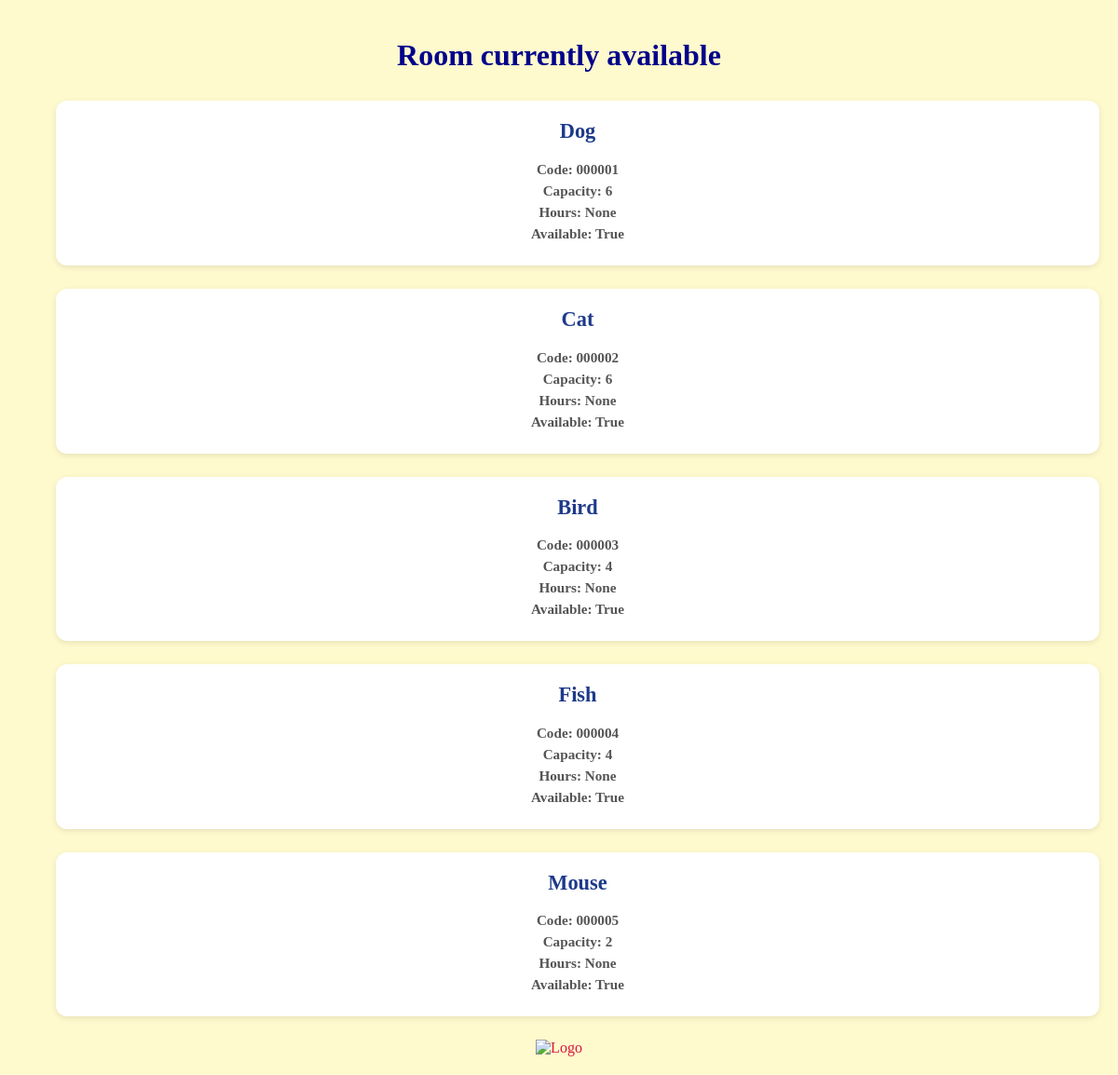
The page / on the database its author committed.
### classroom/models.py (models this page shows, shortened)
class RoomData(models.Model):
    room_code = models.CharField(max_length=6)
    room_name = models.CharField(max_length=10)
    room_capacity = models.IntegerField()
    room_hour = models.IntegerField()
    room_available = models.BooleanField()

### classroom/views.py (the view)
# urls.py: path('', views.index, name = 'index'),
def index(request):
    rooms = RoomData.objects.all()
    context =  {'rooms' : rooms}
    return render(request, 'rooms/index.html', context)

### classroom/templates/rooms/index.html (shortened to what this page needs)
{% load static %}
<!DOCTYPE html>
<html lang="en">
<head>
    <link rel="stylesheet" href="{% static 'styles/style.css'%}">
</head>
<body>
    <h1>Room currently available</h1>
    <ul>
        {% for room in rooms %}
            <li class="room-card">
                <h2>{{ room.room_name }}</h2>
                <p>Code: {{ room.room_code }}</p>
                <p>Capacity: {{ room.room_capacity }}</p>
                <p>Hours: {{ room.room_hour }}</p>
                <p>Available: {{ room.room_available }}</p>
            </li>
        {% empty %}
            <p> No rooms available right now</p>
        {% endfor %}
        </ul>
    <img src="{% static "images/.png" %}" alt="Logo">
</body>
</html>

### classroom/static/styles/style.css (style rules this page uses)
body { font-family: 'Times New Roman', Times, serif; background-color: lemonchiffon; color: crimson; text-align: center; padding: 20px; margin: 0; }
h1 { text-align: center; color: darkblue; margin-bottom: 30px; }
.room-card { display: block; background: #fff; padding: 20px; border-radius: 12px; color: #2c3e50; margin-bottom: 25px; font-size: 1.2rem; font-weight: bold; box-shadow: 0 2px 6px rgba(0,0,0,0.1); transition: transform 0.2s ease, box-shadow 0.2s ease; }
.room-card h2 { margin-top: 0; font-size: 1.4rem; color: #1e3a8a; }
.room-card p { margin: 5px 0; font-size: 0.95rem; color: #555; }

### rows shown on the page
RoomData: room_name "Dog", room_code "000001", room_capacity "6", room_hour "None", room_available "True"
RoomData: room_name "Cat", room_code "000002", room_capacity "6", room_hour "None", room_available "True"
RoomData: room_name "Bird", room_code "000003", room_capacity "4", room_hour "None", room_available "True"
RoomData: room_name "Fish", room_code "000004", room_capacity "4", room_hour "None", room_available "True"
RoomData: room_name "Mouse", room_code "000005", room_capacity "2", room_hour "None", room_available "True"
